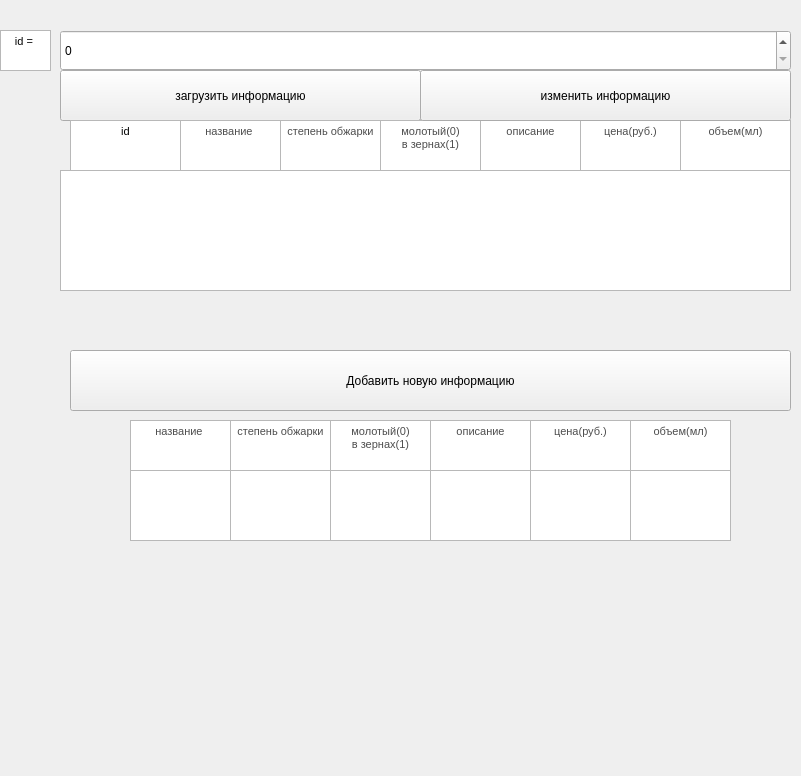
<?xml version="1.0" encoding="UTF-8"?>
<ui version="4.0">
 <class>Form</class>
 <widget class="QWidget" name="Form">
  <property name="geometry">
   <rect>
    <x>0</x>
    <y>0</y>
    <width>801</width>
    <height>776</height>
   </rect>
  </property>
  <property name="windowTitle">
   <string>Form</string>
  </property>
  <widget class="QPushButton" name="pushButton_2">
   <property name="geometry">
    <rect>
     <x>60</x>
     <y>70</y>
     <width>361</width>
     <height>51</height>
    </rect>
   </property>
   <property name="text">
    <string>загрузить информацию</string>
   </property>
  </widget>
  <widget class="QTableWidget" name="tableWidget">
   <property name="geometry">
    <rect>
     <x>60</x>
     <y>170</y>
     <width>731</width>
     <height>121</height>
    </rect>
   </property>
  </widget>
  <widget class="QSpinBox" name="spinBox">
   <property name="geometry">
    <rect>
     <x>60</x>
     <y>30</y>
     <width>731</width>
     <height>41</height>
    </rect>
   </property>
  </widget>
  <widget class="QTextEdit" name="textEdit_3">
   <property name="geometry">
    <rect>
     <x>180</x>
     <y>120</y>
     <width>101</width>
     <height>51</height>
    </rect>
   </property>
   <property name="html">
    <string>&lt;!DOCTYPE HTML PUBLIC &quot;-//W3C//DTD HTML 4.0//EN&quot; &quot;http://www.w3.org/TR/REC-html40/strict.dtd&quot;&gt;
&lt;html&gt;&lt;head&gt;&lt;meta name=&quot;qrichtext&quot; content=&quot;1&quot; /&gt;&lt;style type=&quot;text/css&quot;&gt;
p, li { white-space: pre-wrap; }
&lt;/style&gt;&lt;/head&gt;&lt;body style=&quot; font-family:'MS Shell Dlg 2'; font-size:8.25pt; font-weight:400; font-style:normal;&quot;&gt;
&lt;p align=&quot;center&quot; style=&quot; margin-top:0px; margin-bottom:0px; margin-left:0px; margin-right:0px; -qt-block-indent:0; text-indent:0px;&quot;&gt;&lt;span style=&quot; font-family:'YS Text,system-ui,-apple-system,Segoe UI,Roboto,Ubuntu,Cantarell,Noto Sans,sans-serif'; font-size:8pt; color:#4d4d4d;&quot;&gt;название &lt;/span&gt;&lt;/p&gt;&lt;/body&gt;&lt;/html&gt;</string>
   </property>
  </widget>
  <widget class="QTextEdit" name="textEdit_6">
   <property name="geometry">
    <rect>
     <x>480</x>
     <y>120</y>
     <width>101</width>
     <height>51</height>
    </rect>
   </property>
   <property name="html">
    <string>&lt;!DOCTYPE HTML PUBLIC &quot;-//W3C//DTD HTML 4.0//EN&quot; &quot;http://www.w3.org/TR/REC-html40/strict.dtd&quot;&gt;
&lt;html&gt;&lt;head&gt;&lt;meta name=&quot;qrichtext&quot; content=&quot;1&quot; /&gt;&lt;style type=&quot;text/css&quot;&gt;
p, li { white-space: pre-wrap; }
&lt;/style&gt;&lt;/head&gt;&lt;body style=&quot; font-family:'MS Shell Dlg 2'; font-size:8.25pt; font-weight:400; font-style:normal;&quot;&gt;
&lt;p align=&quot;center&quot; style=&quot; margin-top:0px; margin-bottom:0px; margin-left:0px; margin-right:0px; -qt-block-indent:0; text-indent:0px;&quot;&gt;&lt;span style=&quot; font-family:'YS Text,system-ui,-apple-system,Segoe UI,Roboto,Ubuntu,Cantarell,Noto Sans,sans-serif'; font-size:8pt; color:#4d4d4d;&quot;&gt;описание&lt;/span&gt;&lt;/p&gt;&lt;/body&gt;&lt;/html&gt;</string>
   </property>
  </widget>
  <widget class="QTextEdit" name="textEdit_7">
   <property name="geometry">
    <rect>
     <x>580</x>
     <y>120</y>
     <width>101</width>
     <height>51</height>
    </rect>
   </property>
   <property name="html">
    <string>&lt;!DOCTYPE HTML PUBLIC &quot;-//W3C//DTD HTML 4.0//EN&quot; &quot;http://www.w3.org/TR/REC-html40/strict.dtd&quot;&gt;
&lt;html&gt;&lt;head&gt;&lt;meta name=&quot;qrichtext&quot; content=&quot;1&quot; /&gt;&lt;style type=&quot;text/css&quot;&gt;
p, li { white-space: pre-wrap; }
&lt;/style&gt;&lt;/head&gt;&lt;body style=&quot; font-family:'MS Shell Dlg 2'; font-size:8.25pt; font-weight:400; font-style:normal;&quot;&gt;
&lt;p align=&quot;center&quot; style=&quot; margin-top:0px; margin-bottom:0px; margin-left:0px; margin-right:0px; -qt-block-indent:0; text-indent:0px;&quot;&gt;&lt;span style=&quot; font-family:'YS Text,system-ui,-apple-system,Segoe UI,Roboto,Ubuntu,Cantarell,Noto Sans,sans-serif'; font-size:8pt; color:#4d4d4d;&quot;&gt;цена(руб.)&lt;/span&gt;&lt;/p&gt;&lt;/body&gt;&lt;/html&gt;</string>
   </property>
  </widget>
  <widget class="QTextEdit" name="textEdit_8">
   <property name="geometry">
    <rect>
     <x>680</x>
     <y>120</y>
     <width>111</width>
     <height>51</height>
    </rect>
   </property>
   <property name="html">
    <string>&lt;!DOCTYPE HTML PUBLIC &quot;-//W3C//DTD HTML 4.0//EN&quot; &quot;http://www.w3.org/TR/REC-html40/strict.dtd&quot;&gt;
&lt;html&gt;&lt;head&gt;&lt;meta name=&quot;qrichtext&quot; content=&quot;1&quot; /&gt;&lt;style type=&quot;text/css&quot;&gt;
p, li { white-space: pre-wrap; }
&lt;/style&gt;&lt;/head&gt;&lt;body style=&quot; font-family:'MS Shell Dlg 2'; font-size:8.25pt; font-weight:400; font-style:normal;&quot;&gt;
&lt;p align=&quot;center&quot; style=&quot; margin-top:0px; margin-bottom:0px; margin-left:0px; margin-right:0px; -qt-block-indent:0; text-indent:0px;&quot;&gt;&lt;span style=&quot; font-family:'YS Text,system-ui,-apple-system,Segoe UI,Roboto,Ubuntu,Cantarell,Noto Sans,sans-serif'; font-size:8pt; color:#4d4d4d;&quot;&gt;объем(мл)&lt;/span&gt;&lt;/p&gt;&lt;/body&gt;&lt;/html&gt;</string>
   </property>
  </widget>
  <widget class="QTextEdit" name="textEdit_4">
   <property name="geometry">
    <rect>
     <x>280</x>
     <y>120</y>
     <width>101</width>
     <height>51</height>
    </rect>
   </property>
   <property name="html">
    <string>&lt;!DOCTYPE HTML PUBLIC &quot;-//W3C//DTD HTML 4.0//EN&quot; &quot;http://www.w3.org/TR/REC-html40/strict.dtd&quot;&gt;
&lt;html&gt;&lt;head&gt;&lt;meta name=&quot;qrichtext&quot; content=&quot;1&quot; /&gt;&lt;style type=&quot;text/css&quot;&gt;
p, li { white-space: pre-wrap; }
&lt;/style&gt;&lt;/head&gt;&lt;body style=&quot; font-family:'MS Shell Dlg 2'; font-size:8.25pt; font-weight:400; font-style:normal;&quot;&gt;
&lt;p align=&quot;center&quot; style=&quot; margin-top:0px; margin-bottom:0px; margin-left:0px; margin-right:0px; -qt-block-indent:0; text-indent:0px;&quot;&gt;&lt;span style=&quot; font-family:'YS Text,system-ui,-apple-system,Segoe UI,Roboto,Ubuntu,Cantarell,Noto Sans,sans-serif'; font-size:8pt; color:#4d4d4d;&quot;&gt;степень обжарки&lt;/span&gt;&lt;/p&gt;&lt;/body&gt;&lt;/html&gt;</string>
   </property>
  </widget>
  <widget class="QTextEdit" name="textEdit_2">
   <property name="geometry">
    <rect>
     <x>70</x>
     <y>120</y>
     <width>111</width>
     <height>51</height>
    </rect>
   </property>
   <property name="html">
    <string>&lt;!DOCTYPE HTML PUBLIC &quot;-//W3C//DTD HTML 4.0//EN&quot; &quot;http://www.w3.org/TR/REC-html40/strict.dtd&quot;&gt;
&lt;html&gt;&lt;head&gt;&lt;meta name=&quot;qrichtext&quot; content=&quot;1&quot; /&gt;&lt;style type=&quot;text/css&quot;&gt;
p, li { white-space: pre-wrap; }
&lt;/style&gt;&lt;/head&gt;&lt;body style=&quot; font-family:'MS Shell Dlg 2'; font-size:8.25pt; font-weight:400; font-style:normal;&quot;&gt;
&lt;p align=&quot;center&quot; style=&quot; margin-top:0px; margin-bottom:0px; margin-left:0px; margin-right:0px; -qt-block-indent:0; text-indent:0px;&quot;&gt;id&lt;/p&gt;&lt;/body&gt;&lt;/html&gt;</string>
   </property>
  </widget>
  <widget class="QTextEdit" name="textEdit_5">
   <property name="geometry">
    <rect>
     <x>380</x>
     <y>120</y>
     <width>101</width>
     <height>51</height>
    </rect>
   </property>
   <property name="html">
    <string>&lt;!DOCTYPE HTML PUBLIC &quot;-//W3C//DTD HTML 4.0//EN&quot; &quot;http://www.w3.org/TR/REC-html40/strict.dtd&quot;&gt;
&lt;html&gt;&lt;head&gt;&lt;meta name=&quot;qrichtext&quot; content=&quot;1&quot; /&gt;&lt;style type=&quot;text/css&quot;&gt;
p, li { white-space: pre-wrap; }
&lt;/style&gt;&lt;/head&gt;&lt;body style=&quot; font-family:'MS Shell Dlg 2'; font-size:8.25pt; font-weight:400; font-style:normal;&quot;&gt;
&lt;p align=&quot;center&quot; style=&quot; margin-top:0px; margin-bottom:0px; margin-left:0px; margin-right:0px; -qt-block-indent:0; text-indent:0px;&quot;&gt;&lt;span style=&quot; font-family:'YS Text,system-ui,-apple-system,Segoe UI,Roboto,Ubuntu,Cantarell,Noto Sans,sans-serif'; font-size:8pt; color:#4d4d4d;&quot;&gt;молотый(0)&lt;/span&gt;&lt;/p&gt;
&lt;p align=&quot;center&quot; style=&quot; margin-top:0px; margin-bottom:0px; margin-left:0px; margin-right:0px; -qt-block-indent:0; text-indent:0px;&quot;&gt;&lt;span style=&quot; font-family:'YS Text,system-ui,-apple-system,Segoe UI,Roboto,Ubuntu,Cantarell,Noto Sans,sans-serif'; font-size:8pt; color:#4d4d4d;&quot;&gt;в зернах(1)&lt;/span&gt;&lt;/p&gt;&lt;/body&gt;&lt;/html&gt;</string>
   </property>
  </widget>
  <widget class="QTextEdit" name="textEdit">
   <property name="geometry">
    <rect>
     <x>0</x>
     <y>30</y>
     <width>51</width>
     <height>41</height>
    </rect>
   </property>
   <property name="html">
    <string>&lt;!DOCTYPE HTML PUBLIC &quot;-//W3C//DTD HTML 4.0//EN&quot; &quot;http://www.w3.org/TR/REC-html40/strict.dtd&quot;&gt;
&lt;html&gt;&lt;head&gt;&lt;meta name=&quot;qrichtext&quot; content=&quot;1&quot; /&gt;&lt;style type=&quot;text/css&quot;&gt;
p, li { white-space: pre-wrap; }
&lt;/style&gt;&lt;/head&gt;&lt;body style=&quot; font-family:'MS Shell Dlg 2'; font-size:8.25pt; font-weight:400; font-style:normal;&quot;&gt;
&lt;p align=&quot;center&quot; style=&quot; margin-top:0px; margin-bottom:0px; margin-left:0px; margin-right:0px; -qt-block-indent:0; text-indent:0px;&quot;&gt;id = &lt;/p&gt;&lt;/body&gt;&lt;/html&gt;</string>
   </property>
  </widget>
  <widget class="QPushButton" name="pushButton_3">
   <property name="geometry">
    <rect>
     <x>420</x>
     <y>70</y>
     <width>371</width>
     <height>51</height>
    </rect>
   </property>
   <property name="text">
    <string>изменить информацию</string>
   </property>
  </widget>
  <widget class="QPushButton" name="pushButton">
   <property name="geometry">
    <rect>
     <x>70</x>
     <y>350</y>
     <width>721</width>
     <height>61</height>
    </rect>
   </property>
   <property name="text">
    <string>Добавить новую информацию</string>
   </property>
  </widget>
  <widget class="QTextEdit" name="textEdit_9">
   <property name="geometry">
    <rect>
     <x>430</x>
     <y>420</y>
     <width>101</width>
     <height>51</height>
    </rect>
   </property>
   <property name="html">
    <string>&lt;!DOCTYPE HTML PUBLIC &quot;-//W3C//DTD HTML 4.0//EN&quot; &quot;http://www.w3.org/TR/REC-html40/strict.dtd&quot;&gt;
&lt;html&gt;&lt;head&gt;&lt;meta name=&quot;qrichtext&quot; content=&quot;1&quot; /&gt;&lt;style type=&quot;text/css&quot;&gt;
p, li { white-space: pre-wrap; }
&lt;/style&gt;&lt;/head&gt;&lt;body style=&quot; font-family:'MS Shell Dlg 2'; font-size:8.25pt; font-weight:400; font-style:normal;&quot;&gt;
&lt;p align=&quot;center&quot; style=&quot; margin-top:0px; margin-bottom:0px; margin-left:0px; margin-right:0px; -qt-block-indent:0; text-indent:0px;&quot;&gt;&lt;span style=&quot; font-family:'YS Text,system-ui,-apple-system,Segoe UI,Roboto,Ubuntu,Cantarell,Noto Sans,sans-serif'; font-size:8pt; color:#4d4d4d;&quot;&gt;описание&lt;/span&gt;&lt;/p&gt;&lt;/body&gt;&lt;/html&gt;</string>
   </property>
  </widget>
  <widget class="QTextEdit" name="textEdit_10">
   <property name="geometry">
    <rect>
     <x>330</x>
     <y>420</y>
     <width>101</width>
     <height>51</height>
    </rect>
   </property>
   <property name="html">
    <string>&lt;!DOCTYPE HTML PUBLIC &quot;-//W3C//DTD HTML 4.0//EN&quot; &quot;http://www.w3.org/TR/REC-html40/strict.dtd&quot;&gt;
&lt;html&gt;&lt;head&gt;&lt;meta name=&quot;qrichtext&quot; content=&quot;1&quot; /&gt;&lt;style type=&quot;text/css&quot;&gt;
p, li { white-space: pre-wrap; }
&lt;/style&gt;&lt;/head&gt;&lt;body style=&quot; font-family:'MS Shell Dlg 2'; font-size:8.25pt; font-weight:400; font-style:normal;&quot;&gt;
&lt;p align=&quot;center&quot; style=&quot; margin-top:0px; margin-bottom:0px; margin-left:0px; margin-right:0px; -qt-block-indent:0; text-indent:0px;&quot;&gt;&lt;span style=&quot; font-family:'YS Text,system-ui,-apple-system,Segoe UI,Roboto,Ubuntu,Cantarell,Noto Sans,sans-serif'; font-size:8pt; color:#4d4d4d;&quot;&gt;молотый(0)&lt;/span&gt;&lt;/p&gt;
&lt;p align=&quot;center&quot; style=&quot; margin-top:0px; margin-bottom:0px; margin-left:0px; margin-right:0px; -qt-block-indent:0; text-indent:0px;&quot;&gt;&lt;span style=&quot; font-family:'YS Text,system-ui,-apple-system,Segoe UI,Roboto,Ubuntu,Cantarell,Noto Sans,sans-serif'; font-size:8pt; color:#4d4d4d;&quot;&gt;в зернах(1)&lt;/span&gt;&lt;/p&gt;&lt;/body&gt;&lt;/html&gt;</string>
   </property>
  </widget>
  <widget class="QTextEdit" name="textEdit_11">
   <property name="geometry">
    <rect>
     <x>530</x>
     <y>420</y>
     <width>101</width>
     <height>51</height>
    </rect>
   </property>
   <property name="html">
    <string>&lt;!DOCTYPE HTML PUBLIC &quot;-//W3C//DTD HTML 4.0//EN&quot; &quot;http://www.w3.org/TR/REC-html40/strict.dtd&quot;&gt;
&lt;html&gt;&lt;head&gt;&lt;meta name=&quot;qrichtext&quot; content=&quot;1&quot; /&gt;&lt;style type=&quot;text/css&quot;&gt;
p, li { white-space: pre-wrap; }
&lt;/style&gt;&lt;/head&gt;&lt;body style=&quot; font-family:'MS Shell Dlg 2'; font-size:8.25pt; font-weight:400; font-style:normal;&quot;&gt;
&lt;p align=&quot;center&quot; style=&quot; margin-top:0px; margin-bottom:0px; margin-left:0px; margin-right:0px; -qt-block-indent:0; text-indent:0px;&quot;&gt;&lt;span style=&quot; font-family:'YS Text,system-ui,-apple-system,Segoe UI,Roboto,Ubuntu,Cantarell,Noto Sans,sans-serif'; font-size:8pt; color:#4d4d4d;&quot;&gt;цена(руб.)&lt;/span&gt;&lt;/p&gt;&lt;/body&gt;&lt;/html&gt;</string>
   </property>
  </widget>
  <widget class="QTextEdit" name="textEdit_12">
   <property name="geometry">
    <rect>
     <x>230</x>
     <y>420</y>
     <width>101</width>
     <height>51</height>
    </rect>
   </property>
   <property name="html">
    <string>&lt;!DOCTYPE HTML PUBLIC &quot;-//W3C//DTD HTML 4.0//EN&quot; &quot;http://www.w3.org/TR/REC-html40/strict.dtd&quot;&gt;
&lt;html&gt;&lt;head&gt;&lt;meta name=&quot;qrichtext&quot; content=&quot;1&quot; /&gt;&lt;style type=&quot;text/css&quot;&gt;
p, li { white-space: pre-wrap; }
&lt;/style&gt;&lt;/head&gt;&lt;body style=&quot; font-family:'MS Shell Dlg 2'; font-size:8.25pt; font-weight:400; font-style:normal;&quot;&gt;
&lt;p align=&quot;center&quot; style=&quot; margin-top:0px; margin-bottom:0px; margin-left:0px; margin-right:0px; -qt-block-indent:0; text-indent:0px;&quot;&gt;&lt;span style=&quot; font-family:'YS Text,system-ui,-apple-system,Segoe UI,Roboto,Ubuntu,Cantarell,Noto Sans,sans-serif'; font-size:8pt; color:#4d4d4d;&quot;&gt;степень обжарки&lt;/span&gt;&lt;/p&gt;&lt;/body&gt;&lt;/html&gt;</string>
   </property>
  </widget>
  <widget class="QTextEdit" name="textEdit_13">
   <property name="geometry">
    <rect>
     <x>130</x>
     <y>420</y>
     <width>101</width>
     <height>51</height>
    </rect>
   </property>
   <property name="html">
    <string>&lt;!DOCTYPE HTML PUBLIC &quot;-//W3C//DTD HTML 4.0//EN&quot; &quot;http://www.w3.org/TR/REC-html40/strict.dtd&quot;&gt;
&lt;html&gt;&lt;head&gt;&lt;meta name=&quot;qrichtext&quot; content=&quot;1&quot; /&gt;&lt;style type=&quot;text/css&quot;&gt;
p, li { white-space: pre-wrap; }
&lt;/style&gt;&lt;/head&gt;&lt;body style=&quot; font-family:'MS Shell Dlg 2'; font-size:8.25pt; font-weight:400; font-style:normal;&quot;&gt;
&lt;p align=&quot;center&quot; style=&quot; margin-top:0px; margin-bottom:0px; margin-left:0px; margin-right:0px; -qt-block-indent:0; text-indent:0px;&quot;&gt;&lt;span style=&quot; font-family:'YS Text,system-ui,-apple-system,Segoe UI,Roboto,Ubuntu,Cantarell,Noto Sans,sans-serif'; font-size:8pt; color:#4d4d4d;&quot;&gt;название &lt;/span&gt;&lt;/p&gt;&lt;/body&gt;&lt;/html&gt;</string>
   </property>
  </widget>
  <widget class="QTextEdit" name="textEdit_15">
   <property name="geometry">
    <rect>
     <x>630</x>
     <y>420</y>
     <width>101</width>
     <height>51</height>
    </rect>
   </property>
   <property name="html">
    <string>&lt;!DOCTYPE HTML PUBLIC &quot;-//W3C//DTD HTML 4.0//EN&quot; &quot;http://www.w3.org/TR/REC-html40/strict.dtd&quot;&gt;
&lt;html&gt;&lt;head&gt;&lt;meta name=&quot;qrichtext&quot; content=&quot;1&quot; /&gt;&lt;style type=&quot;text/css&quot;&gt;
p, li { white-space: pre-wrap; }
&lt;/style&gt;&lt;/head&gt;&lt;body style=&quot; font-family:'MS Shell Dlg 2'; font-size:8.25pt; font-weight:400; font-style:normal;&quot;&gt;
&lt;p align=&quot;center&quot; style=&quot; margin-top:0px; margin-bottom:0px; margin-left:0px; margin-right:0px; -qt-block-indent:0; text-indent:0px;&quot;&gt;&lt;span style=&quot; font-family:'YS Text,system-ui,-apple-system,Segoe UI,Roboto,Ubuntu,Cantarell,Noto Sans,sans-serif'; font-size:8pt; color:#4d4d4d;&quot;&gt;объем(мл)&lt;/span&gt;&lt;/p&gt;&lt;/body&gt;&lt;/html&gt;</string>
   </property>
  </widget>
  <widget class="QPlainTextEdit" name="plainTextEdit">
   <property name="geometry">
    <rect>
     <x>130</x>
     <y>470</y>
     <width>101</width>
     <height>71</height>
    </rect>
   </property>
  </widget>
  <widget class="QPlainTextEdit" name="plainTextEdit_2">
   <property name="geometry">
    <rect>
     <x>230</x>
     <y>470</y>
     <width>101</width>
     <height>71</height>
    </rect>
   </property>
  </widget>
  <widget class="QPlainTextEdit" name="plainTextEdit_3">
   <property name="geometry">
    <rect>
     <x>430</x>
     <y>470</y>
     <width>101</width>
     <height>71</height>
    </rect>
   </property>
  </widget>
  <widget class="QPlainTextEdit" name="plainTextEdit_4">
   <property name="geometry">
    <rect>
     <x>330</x>
     <y>470</y>
     <width>101</width>
     <height>71</height>
    </rect>
   </property>
  </widget>
  <widget class="QPlainTextEdit" name="plainTextEdit_5">
   <property name="geometry">
    <rect>
     <x>630</x>
     <y>470</y>
     <width>101</width>
     <height>71</height>
    </rect>
   </property>
  </widget>
  <widget class="QPlainTextEdit" name="plainTextEdit_6">
   <property name="geometry">
    <rect>
     <x>530</x>
     <y>470</y>
     <width>101</width>
     <height>71</height>
    </rect>
   </property>
  </widget>
 </widget>
 <resources/>
 <connections/>
</ui>
